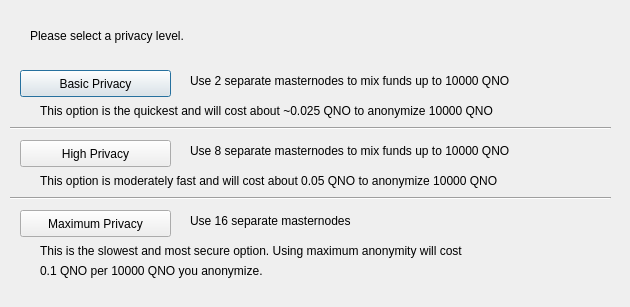
<?xml version="1.0" encoding="UTF-8"?>
<ui version="4.0">
 <class>PrivatesendConfig</class>
 <widget class="QDialog" name="PrivatesendConfig">
  <property name="geometry">
   <rect>
    <x>0</x>
    <y>0</y>
    <width>630</width>
    <height>307</height>
   </rect>
  </property>
  <property name="windowTitle">
   <string>Configure Privatesend</string>
  </property>
  <widget class="QPushButton" name="buttonBasic">
   <property name="geometry">
    <rect>
     <x>20</x>
     <y>70</y>
     <width>151</width>
     <height>27</height>
    </rect>
   </property>
   <property name="text">
    <string>Basic Privacy</string>
   </property>
  </widget>
  <widget class="QPushButton" name="buttonHigh">
   <property name="geometry">
    <rect>
     <x>20</x>
     <y>140</y>
     <width>151</width>
     <height>27</height>
    </rect>
   </property>
   <property name="text">
    <string>High Privacy</string>
   </property>
  </widget>
  <widget class="QPushButton" name="buttonMax">
   <property name="geometry">
    <rect>
     <x>20</x>
     <y>210</y>
     <width>151</width>
     <height>27</height>
    </rect>
   </property>
   <property name="text">
    <string>Maximum Privacy</string>
   </property>
  </widget>
  <widget class="QLabel" name="label">
   <property name="geometry">
    <rect>
     <x>30</x>
     <y>20</y>
     <width>571</width>
     <height>31</height>
    </rect>
   </property>
   <property name="text">
    <string>Please select a privacy level.</string>
   </property>
  </widget>
  <widget class="QLabel" name="label_2">
   <property name="geometry">
    <rect>
     <x>190</x>
     <y>70</y>
     <width>421</width>
     <height>21</height>
    </rect>
   </property>
   <property name="text">
    <string>Use 2 separate masternodes to mix funds up to 10000 QNO</string>
   </property>
  </widget>
  <widget class="QLabel" name="label_3">
   <property name="geometry">
    <rect>
     <x>190</x>
     <y>140</y>
     <width>411</width>
     <height>21</height>
    </rect>
   </property>
   <property name="text">
    <string>Use 8 separate masternodes to mix funds up to 10000 QNO</string>
   </property>
  </widget>
  <widget class="QLabel" name="label_4">
   <property name="geometry">
    <rect>
     <x>190</x>
     <y>210</y>
     <width>421</width>
     <height>21</height>
    </rect>
   </property>
   <property name="text">
    <string>Use 16 separate masternodes</string>
   </property>
  </widget>
  <widget class="QLabel" name="label_6">
   <property name="geometry">
    <rect>
     <x>40</x>
     <y>100</y>
     <width>561</width>
     <height>21</height>
    </rect>
   </property>
   <property name="text">
    <string>This option is the quickest and will cost about ~0.025 QNO to anonymize 10000 QNO</string>
   </property>
  </widget>
  <widget class="QLabel" name="label_7">
   <property name="geometry">
    <rect>
     <x>40</x>
     <y>170</y>
     <width>561</width>
     <height>21</height>
    </rect>
   </property>
   <property name="text">
    <string>This option is moderately fast and will cost about 0.05 QNO to anonymize 10000 QNO</string>
   </property>
  </widget>
  <widget class="QLabel" name="label_8">
   <property name="geometry">
    <rect>
     <x>40</x>
     <y>240</y>
     <width>561</width>
     <height>21</height>
    </rect>
   </property>
   <property name="text">
    <string>This is the slowest and most secure option. Using maximum anonymity will cost</string>
   </property>
  </widget>
  <widget class="QLabel" name="label_9">
   <property name="geometry">
    <rect>
     <x>40</x>
     <y>260</y>
     <width>561</width>
     <height>21</height>
    </rect>
   </property>
   <property name="text">
    <string>0.1 QNO per 10000 QNO you anonymize.</string>
   </property>
  </widget>
  <widget class="Line" name="line">
   <property name="geometry">
    <rect>
     <x>10</x>
     <y>120</y>
     <width>601</width>
     <height>16</height>
    </rect>
   </property>
   <property name="orientation">
    <enum>Qt::Horizontal</enum>
   </property>
  </widget>
  <widget class="Line" name="line_2">
   <property name="geometry">
    <rect>
     <x>10</x>
     <y>190</y>
     <width>601</width>
     <height>16</height>
    </rect>
   </property>
   <property name="orientation">
    <enum>Qt::Horizontal</enum>
   </property>
  </widget>
 </widget>
 <resources/>
 <connections/>
</ui>
